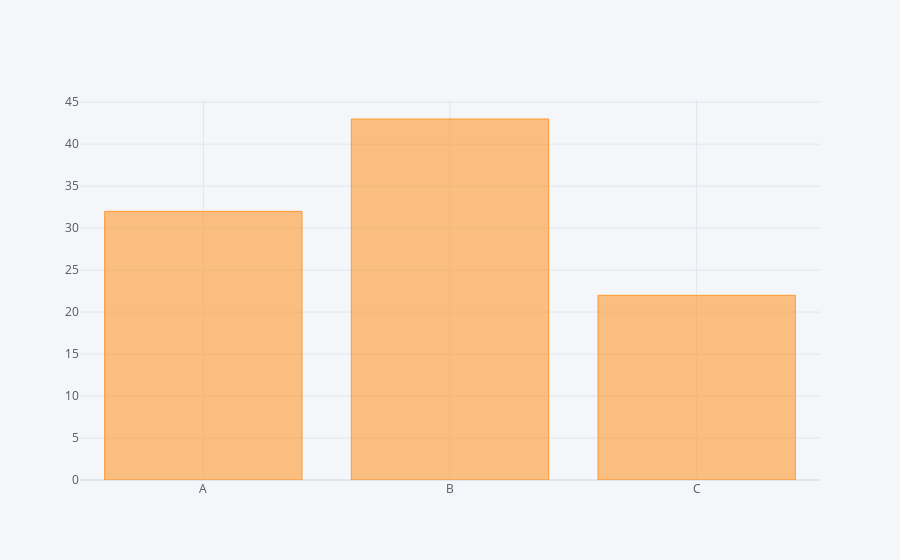

Notebook source saved alongside this figure:
### Code cell
df2.iplot(kind='bar',x='category',y='values')

### Figure 1 — Plotly figure (JSON) as saved in the notebook; plotly's stock layout.template omitted (floating-point values rounded to 4 significant figures)
{"data": [{"marker": {"color": "rgba(255, 153, 51, 0.6)", "line": {"color": "rgba(255, 153, 51, 1.0)", "width": 1}}, "name": "values", "orientation": "v", "text": "", "type": "bar", "x": ["A", "B", "C"], "y": [32, 43, 22]}], "layout": {"legend": {"bgcolor": "#F5F6F9", "font": {"color": "#4D5663"}}, "paper_bgcolor": "#F5F6F9", "plot_bgcolor": "#F5F6F9", "title": {"font": {"color": "#4D5663"}}, "xaxis": {"gridcolor": "#E1E5ED", "showgrid": true, "tickfont": {"color": "#4D5663"}, "title": {"font": {"color": "#4D5663"}, "text": ""}, "zerolinecolor": "#E1E5ED"}, "yaxis": {"gridcolor": "#E1E5ED", "showgrid": true, "tickfont": {"color": "#4D5663"}, "title": {"font": {"color": "#4D5663"}, "text": ""}, "zerolinecolor": "#E1E5ED"}}}
